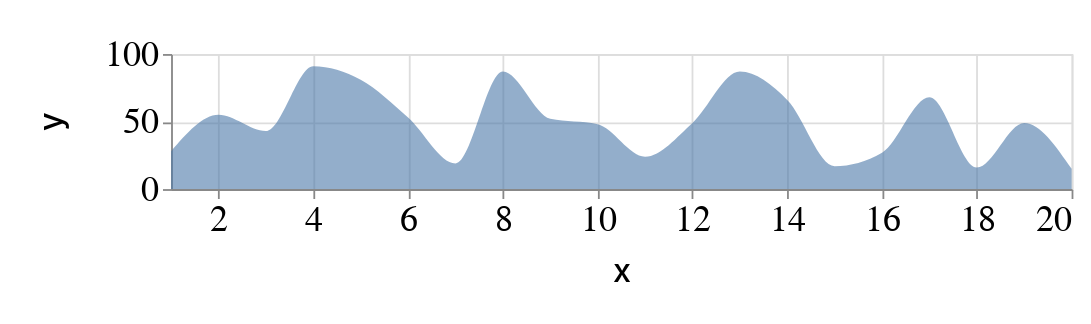

Source (notebook cell):
### Code cell
source = pd.DataFrame([
    {"x": 1,  "y": 28}, {"x": 2,  "y": 55},
    {"x": 3,  "y": 43}, {"x": 4,  "y": 91},
    {"x": 5,  "y": 81}, {"x": 6,  "y": 53},
    {"x": 7,  "y": 19}, {"x": 8,  "y": 87},
    {"x": 9,  "y": 52}, {"x": 10, "y": 48},
    {"x": 11, "y": 24}, {"x": 12, "y": 49},
    {"x": 13, "y": 87}, {"x": 14, "y": 66},
    {"x": 15, "y": 17}, {"x": 16, "y": 27},
    {"x": 17, "y": 68}, {"x": 18, "y": 16},
    {"x": 19, "y": 49}, {"x": 20, "y": 15}
])

area1 = alt.Chart(source).mark_area(
    interpolate='monotone',
    opacity=0.6
).encode(
    alt.X('x').scale(zero=False, nice=False),
    alt.Y('y').title('y'),
).properties(
    width=500,
    height=75
)

# area2 = area1.encode(
#     alt.Y('ny:Q').scale(domain=[0, 50])
# ).transform_calculate(
#     "ny", alt.datum.y - 50
# )

area1

### Figure 1 — Vega-Lite specification as saved in the notebook (floating-point values rounded to 4 significant figures)
{"config": {"stroke": "None", "padding": {"left": 20, "right": 10, "top": 20, "bottom": 20}, "title": {"font": "Arizonia-Regular", "fontSize": 30, "subtitleFont": "Calibri", "subtitleFontSize": 18}, "axis": {"titleFont": "Arial", "titleFontSize": 18, "labelFontSize": 20}, "axisX": {"titlePadding": 10, "titleFont": "Arial", "titleFontStyle": "normal", "titleFontWeight": "500"}, "axisY": {"titlePadding": 20, "titleFont": "Arial", "titleFontStyle": "normal", "titleFontWeight": "500"}}, "data": {"name": "data-5f9e6e06c1ea70f051c1f4e739c3a610"}, "mark": {"type": "area", "interpolate": "monotone", "opacity": 0.6}, "encoding": {"x": {"field": "x", "scale": {"zero": false, "nice": false}, "type": "quantitative"}, "y": {"field": "y", "title": "y", "type": "quantitative"}}, "height": 75, "width": 500, "$schema": "https://vega.github.io/schema/vega-lite/v5.14.1.json", "datasets": {"data-5f9e6e06c1ea70f051c1f4e739c3a610": [{"x": 1, "y": 28}, {"x": 2, "y": 55}, {"x": 3, "y": 43}, {"x": 4, "y": 91}, {"x": 5, "y": 81}, {"x": 6, "y": 53}, {"x": 7, "y": 19}, {"x": 8, "y": 87}, {"x": 9, "y": 52}, {"x": 10, "y": 48}, {"x": 11, "y": 24}, {"x": 12, "y": 49}, {"x": 13, "y": 87}, {"x": 14, "y": 66}, {"x": 15, "y": 17}, {"x": 16, "y": 27}, {"x": 17, "y": 68}, {"x": 18, "y": 16}, {"x": 19, "y": 49}, {"x": 20, "y": 15}]}}
